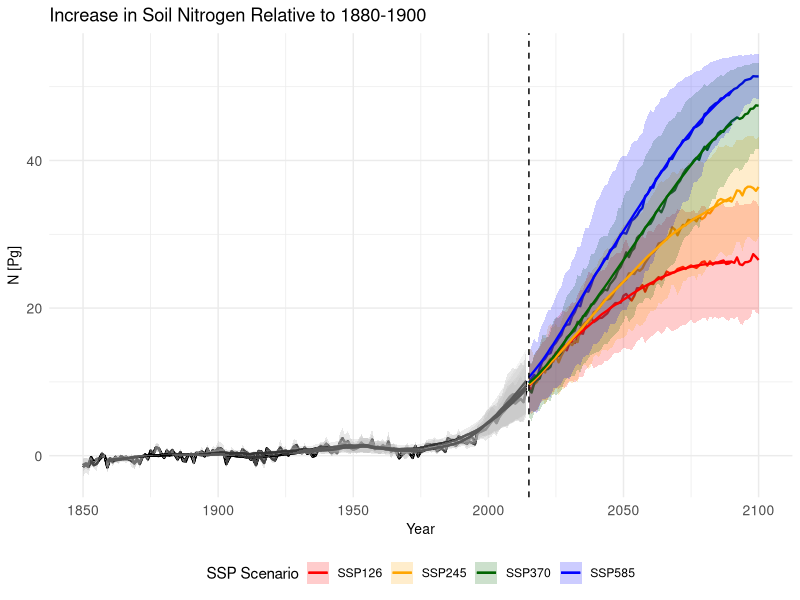
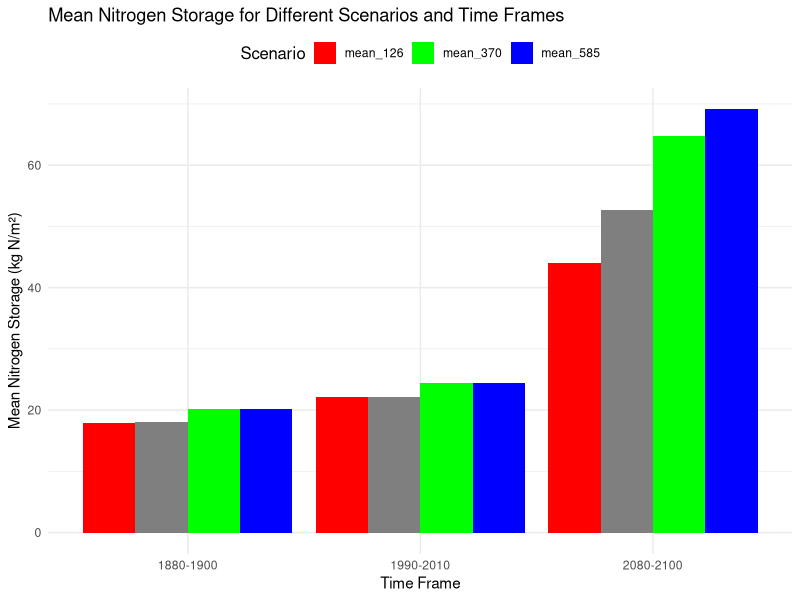
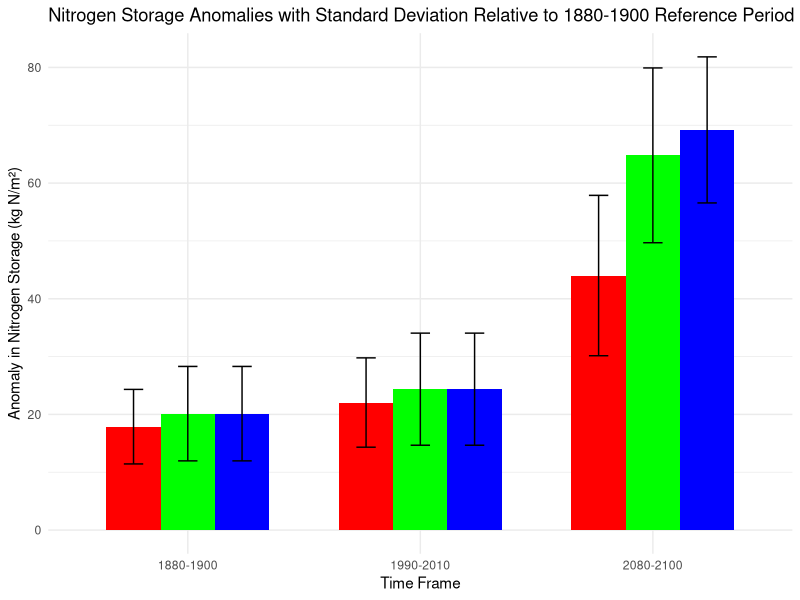
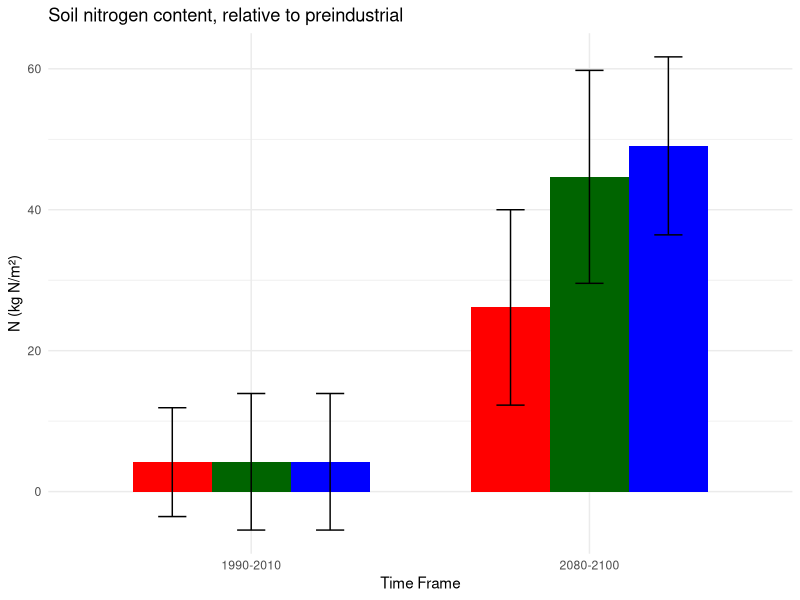

R code for these plots, in order:
##### total thawed N in Pg

library(ggplot2)
library(dplyr)
library(zoo)
library(tidyr)
df<-read.csv("total_thawed_N.csv") ###without IPSL model, as this has a much lower ALD
# Function to compute anomaly for a given SSP scenario
compute_anomaly <- function(df, mean_col, std_col) {
  # Select relevant columns
  ssp_data <- df[, c("Year", mean_col, std_col)]
  
  # Compute reference period mean and standard deviation (1860-1900)
  ref_data <- ssp_data[ssp_data$Year >= 1860 & ssp_data$Year <= 1900, ]
  
  ref_mean <- mean(ref_data[[mean_col]], na.rm = TRUE)
  ref_std  <- mean(ref_data[[std_col]], na.rm = TRUE)
  
  # Compute anomalies
  ssp_data[[mean_col]] <- ssp_data[[mean_col]] - ref_mean
  ssp_data[[std_col]]  <- ssp_data[[std_col]] - ref_std  # Adjust standard deviation as well
  
  return(ssp_data)
}


# Apply the function to all SSPs
ssp585_a <- compute_anomaly(df, "Total_585", "STD_585")
ssp370_a <- compute_anomaly(df, "Total_370", "STD_370")
ssp245_a <- compute_anomaly(df, "Total_245", "STD_245")
ssp126_a <- compute_anomaly(df, "Total_126", "STD_126")

# Combine into a single data frame
anomaly_total <- Reduce(function(x, y) merge(x, y, by = "Year"), list(ssp585_a, ssp370_a, ssp245_a, ssp126_a))

anomaly_total<-data.frame(ssp585_a, ssp370_a, ssp245_a,ssp126_a)
anomaly_total<-anomaly_total[,c("Year", "Total_585", "STD_585","Total_370","STD_370","Total_245", "STD_245", "Total_126","STD_126")]


# Create a new column for color based on the year
anomaly_total$color_period <- ifelse(anomaly_total$Year <= 2014, "black", "colored")

# Create separate dataframes for before and after 2015
before_2015 <- anomaly_total[anomaly_total$Year <= 2014, ]
after_2015 <- anomaly_total[anomaly_total$Year > 2014, ]
# Add period column
before_2015$Period <- "Before 2015"
after_2015$Period <- "After 2015"
# Combine datasets
combined_data <- bind_rows(before_2015, after_2015)

# Convert to long format
long_data <- combined_data %>%
  pivot_longer(cols = starts_with("Total_"), names_to = "SSP", values_to = "Mean_N") %>%
  pivot_longer(cols = starts_with("STD_"), names_to = "SSP_std", values_to = "STD_N") %>%
  filter(gsub("Total_", "", SSP) == gsub("STD_", "", SSP_std)) %>%
  dplyr::select(-SSP_std) %>%
  mutate(SSP = gsub("Total_", "SSP", SSP))  # Rename scenarios

# Define SSP colors for after 2015
ssp_colors <- c("SSP585" = "blue", "SSP370" = "darkgreen", "SSP245" = "orange", "SSP126" = "red")

# Compute 20-year rolling mean and standard deviation for each SSP
long_data <- long_data %>%
  group_by(SSP) %>%
  mutate(
    Rolling_Mean_N = rollmean(Mean_N, k = 20, fill = NA, align = "center"),
    Rolling_STD_N  = rollapply(STD_N, width = 20, FUN = mean, fill = NA, align = "center")
  )

# Plot
ggplot(long_data, aes(x = Year, y = Mean_N, group = SSP)) +
  
  # Before 2015: Black lines & grey ribbons
  geom_line(data = filter(long_data, Period == "Before 2015"), color = "black", linewidth = 0.8) +
  geom_ribbon(data = filter(long_data, Period == "Before 2015"),
              aes(ymin = Mean_N - STD_N, ymax = Mean_N + STD_N),
              fill = "grey", alpha = 0.2) +
  
  # After 2015: Colored lines & ribbons
  geom_line(data = filter(long_data, Period == "After 2015"),
            aes(color = SSP), linewidth = 0.8) +
  geom_ribbon(data = filter(long_data, Period == "After 2015"),
              aes(ymin = Mean_N - STD_N, ymax = Mean_N + STD_N, fill = SSP),
              alpha = 0.2) +
  
  # Rolling Mean before 2015 (Black line)
  geom_line(data = filter(long_data, Year < 2015),
            aes(y = Rolling_Mean_N), color = "black", linewidth = 0.8, linetype = "solid") +
  
  # Rolling Mean after 2015 (Colored lines)
  geom_line(data = filter(long_data, Year >= 2015),
            aes(y = Rolling_Mean_N, color = SSP), linewidth = 0.8, linetype = "solid") +
  
  # Rolling STD before 2015 (Grey ribbon)
  geom_ribbon(data = filter(long_data, Year < 2015),
              aes(ymin = Rolling_Mean_N - Rolling_STD_N, 
                  ymax = Rolling_Mean_N + Rolling_STD_N),
              fill = "grey", alpha = 0.15) +
  
  # Rolling STD after 2015 (Colored ribbons)
  #geom_ribbon(data = filter(long_data, Year >= 2015),
  #aes(ymin = Rolling_Mean_N - Rolling_STD_N, 
  #ymax = Rolling_Mean_N + Rolling_STD_N, 
  #fill = SSP),
  #alpha = 0.15) +
  
  # Vertical line for 2015
  geom_vline(xintercept = 2015, linetype = "dashed", color = "black") +
  
  # Labels and title
  labs(x = "Year", y = "N [Pg]", title = "Increase in Soil Nitrogen Relative to 1880-1900", 
       color = "SSP Scenario", fill = "SSP Scenario") +
  
  # Color scales
  scale_color_manual(values = ssp_colors) +
  scale_fill_manual(values = ssp_colors) +
  
  # Theme settings
  theme_minimal() +
  theme(
    legend.position = "bottom",
    axis.text = element_text(size = 10),
    axis.title = element_text(size = 10)
  )



##### bar plotting

data<-read.csv("total_thawed_N.csv")
# Filter the data for the relevant time frames: 1880-1900, 1990-2010, 2080-2100
time_frames <- c('1880-1900', '1990-2010', '2080-2100')

filtered_data <- data[data$TF %in% time_frames, ]

# Aggregate the data by the mean nitrogen values for each time frame
agg_data <- filtered_data %>%
  group_by(TF) %>%
  summarize(
    mean_126 = mean(Total_126, na.rm = TRUE),
    mean_245 = mean(Total_245, na.rm = TRUE),
    mean_370 = mean(Total_370, na.rm = TRUE),
    mean_585 = mean(Total_585, na.rm = TRUE)
  )

# Reshape data for plotting
agg_data_melted <- agg_data %>%
  gather(key = "Scenario", value = "Nitrogen_Storage", mean_126,mean_245, mean_370, mean_585)

# Plotting
ggplot(agg_data_melted, aes(x = TF, y = Nitrogen_Storage, fill = Scenario)) +
  geom_bar(stat = "identity", position = "dodge") +
  scale_fill_manual(values = c("mean_126" = "red", "mean_370" = "green", "mean_585" = "blue")) +
  labs(
    title = "Mean Nitrogen Storage for Different Scenarios and Time Frames",
    x = "Time Frame",
    y = "Mean Nitrogen Storage (kg N/m²)",
    fill = "Scenario"
  ) +
  theme_minimal() +
  theme(legend.title = element_text(size = 12), legend.position = "top")


###as anomaly plot

# Load necessary libraries
library(ggplot2)
library(tidyr)
library(dplyr)

# Filter the data for the relevant time frames: 1880-1900, 1990-2010, 2080-2100
time_frames <- c('1880-1900', '1990-2010', '2080-2100')
filtered_data <- data[data$TF %in% time_frames, ]

# Aggregate the data by the mean nitrogen values and standard deviation for each time frame
agg_data <- filtered_data %>%
  group_by(TF) %>%
  summarize(
    mean_126 = mean(Total_126, na.rm = TRUE),
    mean_370 = mean(Total_370, na.rm = TRUE),
    mean_585 = mean(Total_585, na.rm = TRUE),
    std_126 = mean(STD_126, na.rm = TRUE),
    std_370 = mean(STD_370, na.rm = TRUE),
    std_585 = mean(STD_585, na.rm = TRUE)
  )

# Reshape the data for plotting
agg_data_melted <- agg_data %>%
  gather(key = "Scenario", value = "Nitrogen_Storage", mean_585, mean_370, mean_126) %>%
  mutate(
    Std_Dev = case_when(
      Scenario == "mean_126" ~ std_126,
      Scenario == "mean_370" ~ std_370,
      Scenario == "mean_585" ~ std_585
    ),
    Scenario = factor(Scenario, levels = c("mean_126", "mean_370", "mean_585"))
  )

# Plotting with error bars
ggplot(agg_data_melted, aes(x = TF, y = Nitrogen_Storage, fill = Scenario)) +
  geom_bar(stat = "identity", position = "dodge", width = 0.7) +
  geom_errorbar(
    aes(ymin = Nitrogen_Storage - Std_Dev, ymax = Nitrogen_Storage + Std_Dev),
    position = position_dodge(width = 0.7), width = 0.25
  ) +
  scale_fill_manual(values = c("mean_126" = "red", "mean_370" = "green", "mean_585" = "blue")) +
  labs(
    title = "Nitrogen Storage Anomalies with Standard Deviation Relative to 1880-1900 Reference Period",
    x = "Time Frame",
    y = "Anomaly in Nitrogen Storage (kg N/m²)",
    fill = "Scenario"
  ) +
  theme_minimal() +
  theme(legend.position = "none")

# Set the 1880-1900 values as the reference (i.e., 0 for anomalies)
reference_values <- agg_data[agg_data$TF == '1880-1900', c("mean_126", "mean_370", "mean_585")]

# Calculate anomalies for the timeframes 1990-2010 and 2080-2100
agg_data_anomalies <- agg_data %>%
  filter(TF != '1880-1900') %>%
  mutate(
    anomaly_n_126 = mean_126 - reference_values$mean_126,
    anomaly_n_370 = mean_370 - reference_values$mean_370,
    anomaly_n_585 = mean_585 - reference_values$mean_585,
    std_n_126 = std_126,
    std_n_370 = std_370,
    std_n_585 = std_585
  )

# Reshape the data for plotting
agg_data_anomalies_melted <- agg_data_anomalies %>%
  gather(key = "Scenario", value = "Nitrogen_Storage", anomaly_n_126, anomaly_n_370, anomaly_n_585) %>%
  mutate(
    Std_Dev = case_when(
      Scenario == "anomaly_n_126" ~ std_n_126,
      Scenario == "anomaly_n_370" ~ std_n_370,
      Scenario == "anomaly_n_585" ~ std_n_585
    ),
    Scenario = factor(Scenario, levels = c("anomaly_n_126", "anomaly_n_370", "anomaly_n_585"))
  )


# Plotting with error bars
ggplot(agg_data_anomalies_melted, aes(x = TF, y = Nitrogen_Storage, fill = Scenario)) +
  geom_bar(stat = "identity", position = "dodge", width = 0.7) +
  geom_errorbar(aes(ymin = Nitrogen_Storage - Std_Dev, ymax = Nitrogen_Storage + Std_Dev),
                position = position_dodge(width = 0.7), width = 0.25) +
  scale_fill_manual(values = c("anomaly_n_126" = "red", "anomaly_n_370" = "darkgreen", "anomaly_n_585" = "blue")) +
  labs(
    title = "Soil nitrogen content, relative to preindustrial",
    x = "Time Frame",
    y = "N (kg N/m²)",
    fill = "Scenario"
  ) +
  theme_minimal() +
  theme(legend.position = "none")

